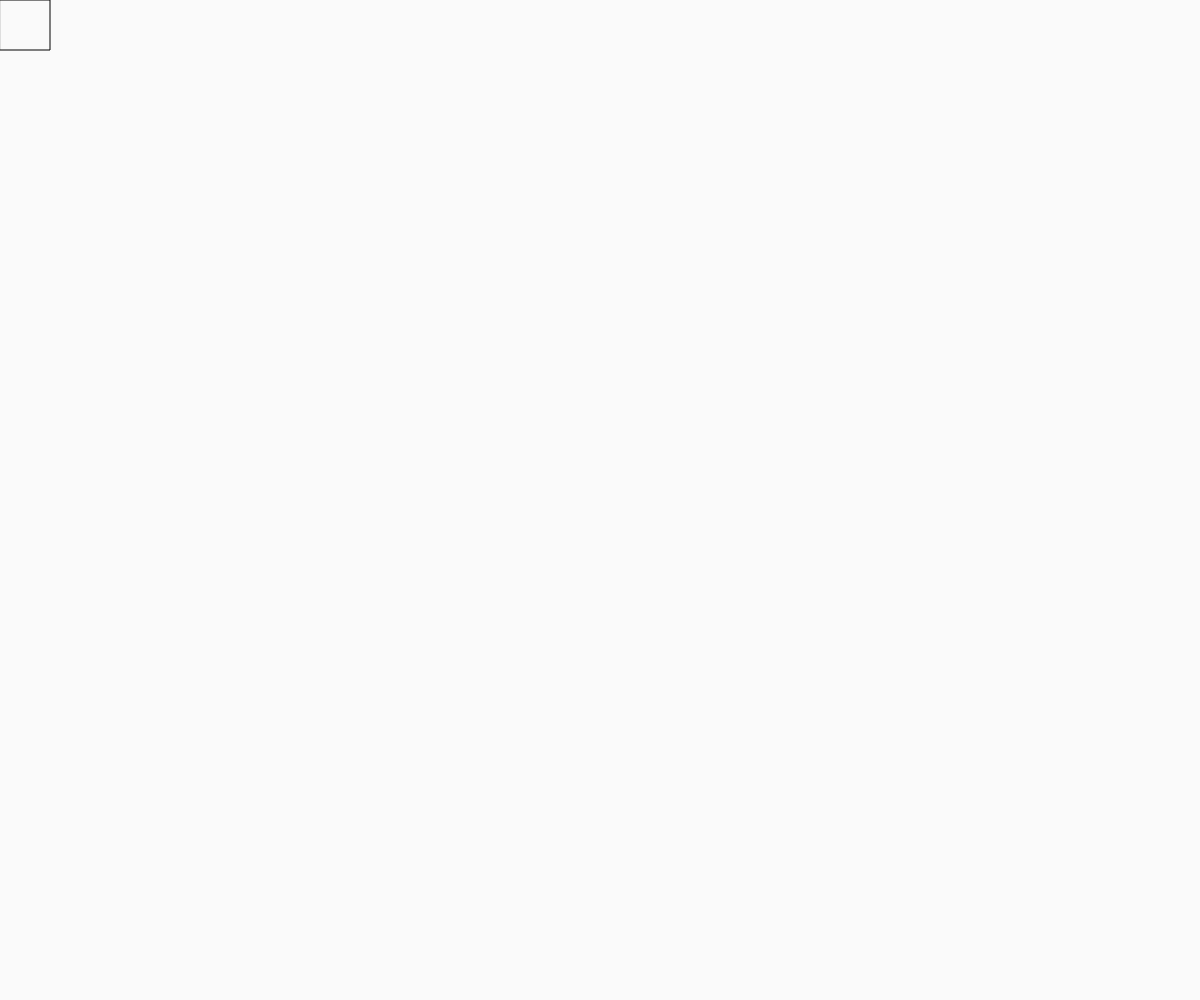
Frame 1 (no input)
Frame 60 (no input): identical to frame 1, image omitted
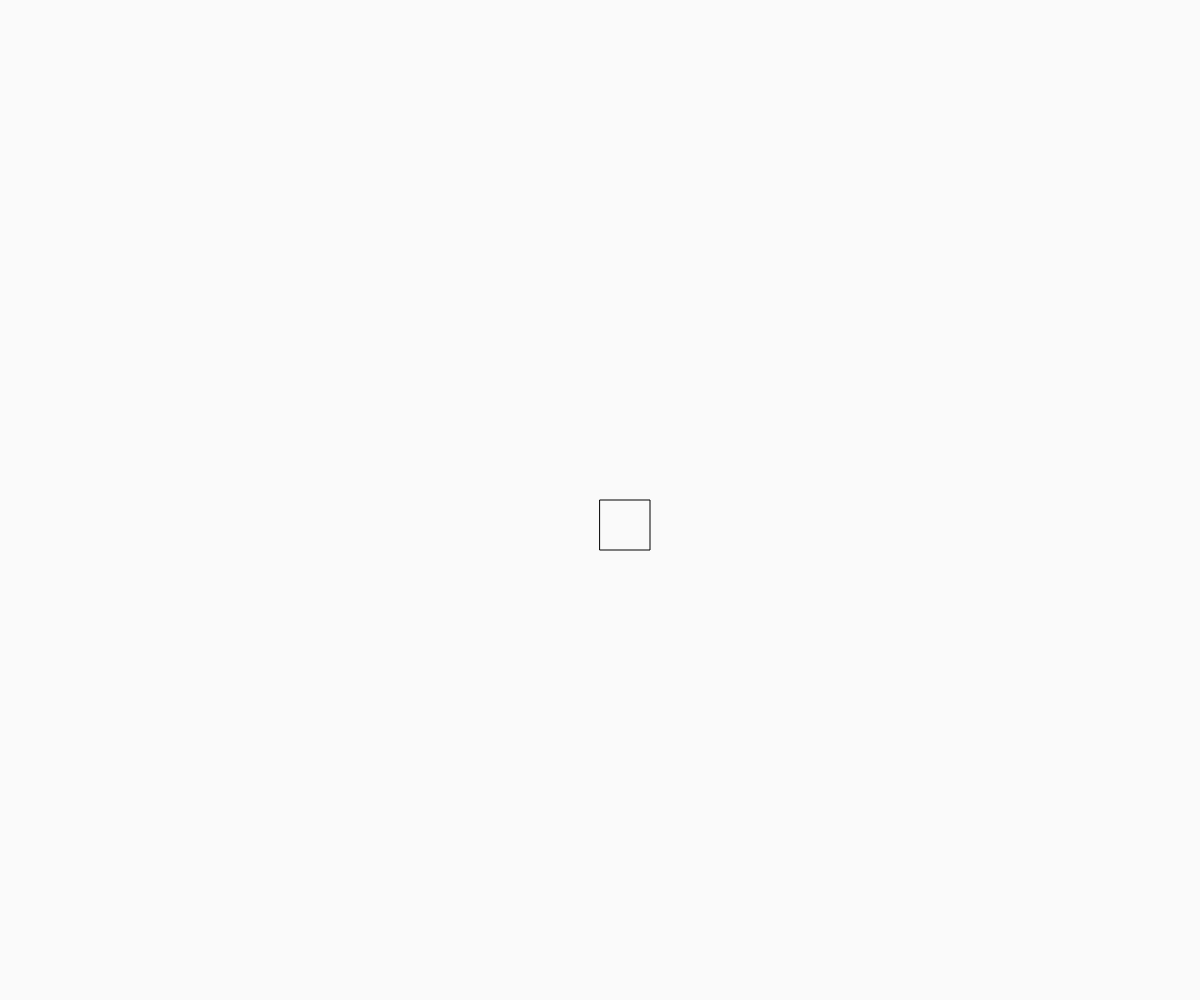
Frame 120 (the mouse pressed at the canvas centre since frame 60)

The p5.js sketch that drew these frames (run headless with seeded random() and noise() and a simulated clock; from frame 60 on, the mouse is pressed at the canvas centre):

// p5.js sketch
// ── sketch.js
function setup() {
  
  createCanvas(windowWidth, windowHeight);
  background(250);
  noFill();
  
}

function draw() {
  
  background(250);
  
  //Breaks the screen into 4 equal quadrants and display a different shape per quadrant
  
  if(mouseX <= width/2 && mouseY <= height/2){
    rect(mouseX, mouseY, 50,50)
  }
  else if(mouseX <= width/2 && mouseY >= height/2){
    rect(mouseX, mouseY, 100,50)
  }
  else if(mouseX >= width/2 && mouseY <= height/2){
    ellipse(mouseX, mouseY, 50,50)
  }
  else{
    ellipse(mouseX, mouseY, 100,50)
  }
  
}
